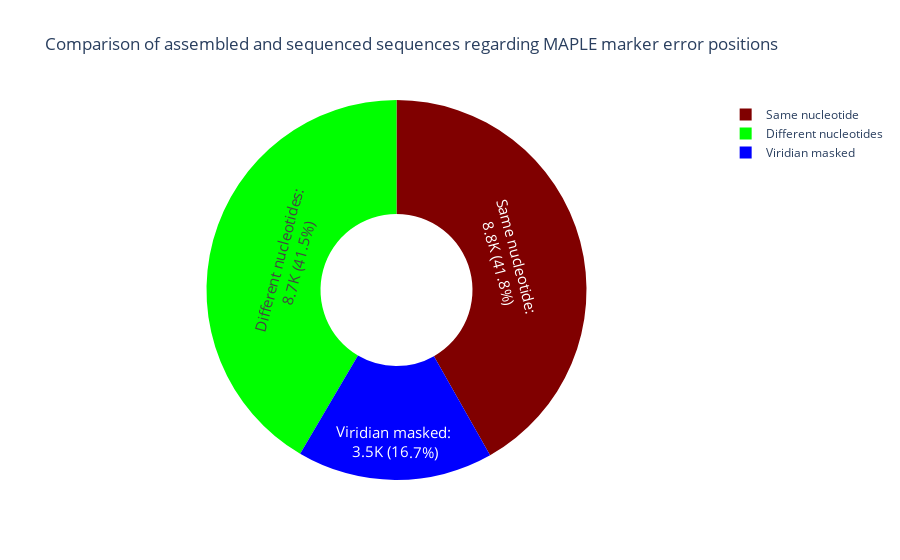

Write notebook code for a chart like this one.
### Code cell
import plotly.graph_objects as go

fig = go.Figure(go.Pie(
    labels=df_err_plot['Category'],
    values=df_err_plot['Percentage'],
    hole=0.4,
    text=df_err_plot['Category']+': <br>' + df_err_plot['Raw_number'].astype(str),
    textinfo='percent+text',
    marker={'colors': colors},
    hovertemplate='%{label}<br>Current percentage: %{percent:.1%}',
    textfont={'size': 15},  # 设置文本的字体大小
    texttemplate='%{text} (%{percent:.1%})'  # 设置文本显示的格式
))

# Add titles for subplots
fig.update_layout(
    title="Comparison of assembled and sequenced sequences regarding MAPLE marker error positions"
)

fig.show()

### Figure 1 — Plotly figure (JSON) as saved in the notebook; plotly's stock layout.template omitted (floating-point values rounded to 4 significant figures)
{"data": [{"hole": 0.4, "hovertemplate": "%{label}<br>Current percentage: %{percent:.1%}", "labels": ["Same nucleotide", "Different nucleotides", "Viridian masked"], "marker": {"colors": ["rgb(128, 0, 0)", "rgb(0, 255, 0)", "rgb(0, 0, 255)"]}, "text": ["Same nucleotide: <br>8.8K", "Different nucleotides: <br>8.7K", "Viridian masked: <br>3.5K"], "textfont": {"size": 15}, "textinfo": "percent+text", "texttemplate": "%{text} (%{percent:.1%})", "type": "pie", "values": [41.8, 41.53, 16.66]}], "layout": {"title": {"text": "Comparison of assembled and sequenced sequences regarding MAPLE marker error positions"}}}
